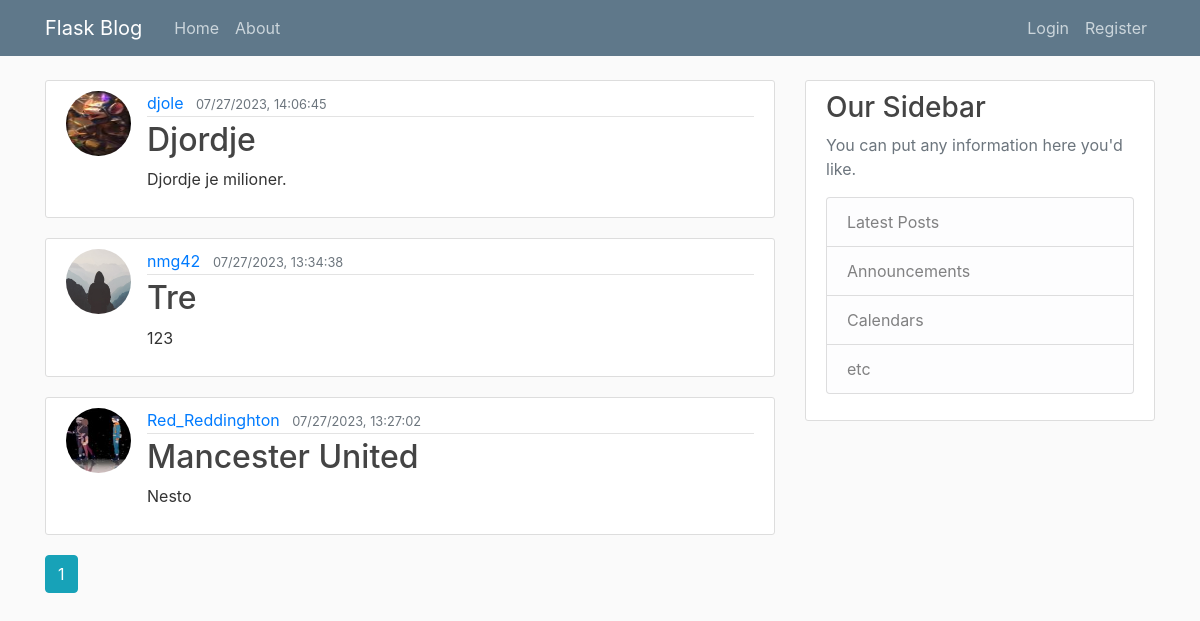
The app's page /home, older data.
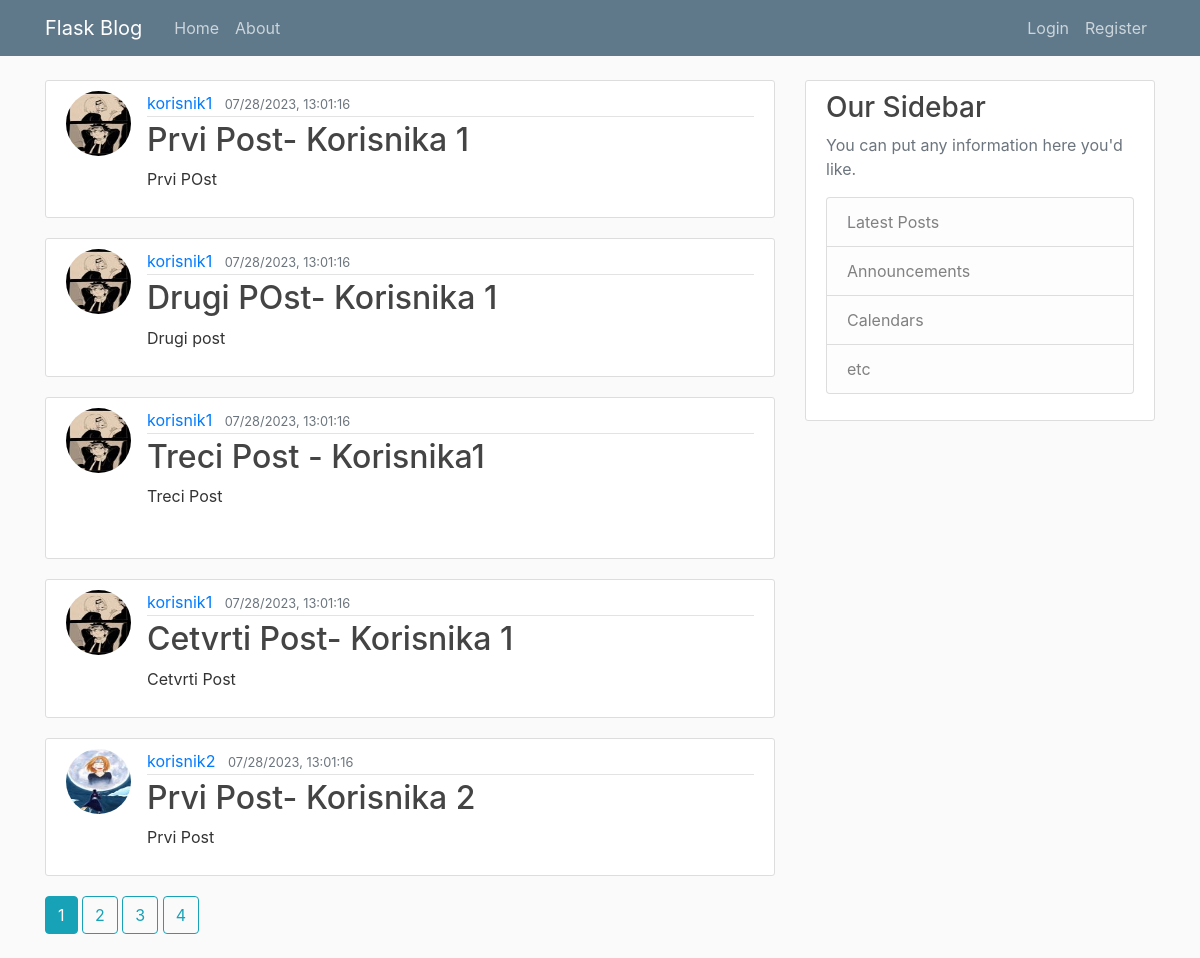
The same page, newer data.
### flask_blog/models.py (models this page shows, shortened)
class Post(db.Model):
    id=db.Column(db.Integer,primary_key=True)
    title=db.Column(db.String(100),nullable=False)
    date_posted=db.Column(db.DateTime,nullable=False,default=datetime.utcnow())
    content=db.Column(db.Text,nullable=False)
    user_id=db.Column(db.Integer,db.ForeignKey("user.id"),nullable=False)

class User(db.Model,UserMixin):
    id=db.Column(db.Integer,primary_key=True)
    username=db.Column(db.String(20),unique=True,nullable=False)
    email=db.Column(db.String(120),unique=True,nullable=False)
    image_file=db.Column(db.String(20),nullable=False,default='default.jpg')
    password=db.Column(db.String(60),nullable=False)
    posts=db.relationship("Post",backref="author",lazy=True)

### flask_blog/main/routes.py (the view)
@main.route("/")
@main.route("/home")
def home():
    page=request.args.get("page",1,type=int)
    posts=Post.query.order_by(Post.date_posted.desc()).paginate(page=page,per_page=5)
    return render_template('home.html', posts=posts)

### flask_blog/templates/home.html
{% extends "layout.html" %}
{% block content %}
{% for post in posts.items %}
<article class="media content-section">
    <img class="rounded-circle article-img "
        src="{{url_for('static',filename='profile_pics/'+ post.author.image_file)}}" alt="">
    <div class="media-body">
        <div class="article-metadata">
            <a class="mr-2" href="{{url_for('users.user_posts',username=post.author.username)}}">{{ post.author.username
                }}</a>
            <small class="text-muted">{{ post.date_posted.strftime("%m/%d/%Y, %H:%M:%S") }}</small>
        </div>
        <h2><a class="article-title" href="{{url_for('posts.post',post_id=post.id)}}">{{ post.title }}</a></h2>
        <p class="article-content">{{ post.content }}</p>
    </div>
</article>
{% endfor %}
{% for page_num in posts.iter_pages(left_edge=1, right_edge=1, left_current=1,right_current=2)%}
{% if page_num %}
{% if posts.page==page_num %}
<a class="btn btn-info mb-4" href="{{url_for('main.home',page=page_num)}}">{{page_num}}</a>
{% else %}
<a class="btn btn-outline-info mb-4" href="{{url_for('main.home',page=page_num)}}">{{page_num}}</a>
{% endif %}
{% else %}
...
{% endif %}
{% endfor %}
{% endblock content %}

Row changes from the older to the newer data that the page shows:
removed Post: image_file (picture), author.username "djole", date_posted "07/27/2023, 14:06:45", title "Djordje", content "Djordje je milioner."
no longer on this page (row unchanged): Post: image_file (placeholder picture), author.username "nmg42", date_posted "07/27/2023, 13:34:38", title "Tre", content "123"
no longer on this page (row unchanged): Post: image_file (picture), author.username "Red_Reddinghton", date_posted "07/27/2023, 13:27:02", title "Mancester United", content "Nesto"
added Post: image_file (picture), author.username "korisnik1", date_posted "07/28/2023, 13:01:16", title "Prvi Post- Korisnika 1", content "Prvi POst"
added Post: image_file (picture), author.username "korisnik1", date_posted "07/28/2023, 13:01:16", title "Drugi POst- Korisnika 1", content "Drugi post"
added Post: image_file (picture), author.username "korisnik1", date_posted "07/28/2023, 13:01:16", title "Treci Post - Korisnika1", content "Treci Post"
added Post: image_file (picture), author.username "korisnik1", date_posted "07/28/2023, 13:01:16", title "Cetvrti Post- Korisnika 1", content "Cetvrti Post"
added Post: image_file (picture), author.username "korisnik2", date_posted "07/28/2023, 13:01:16", title "Prvi Post- Korisnika 2", content "Prvi Post"
Text that changed along with them:
new list line: "2"
new list line: "3"
new list line: "4"
